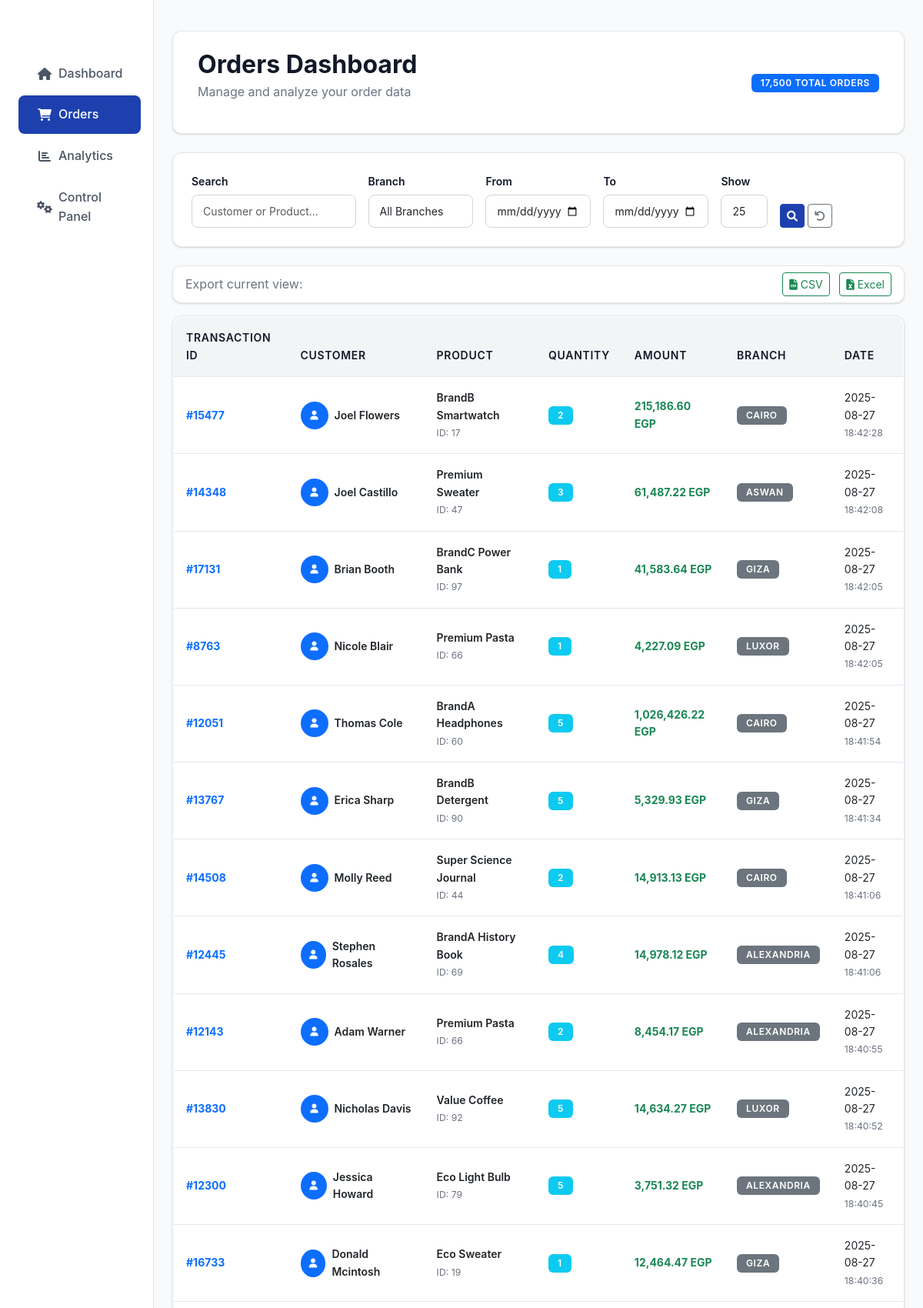
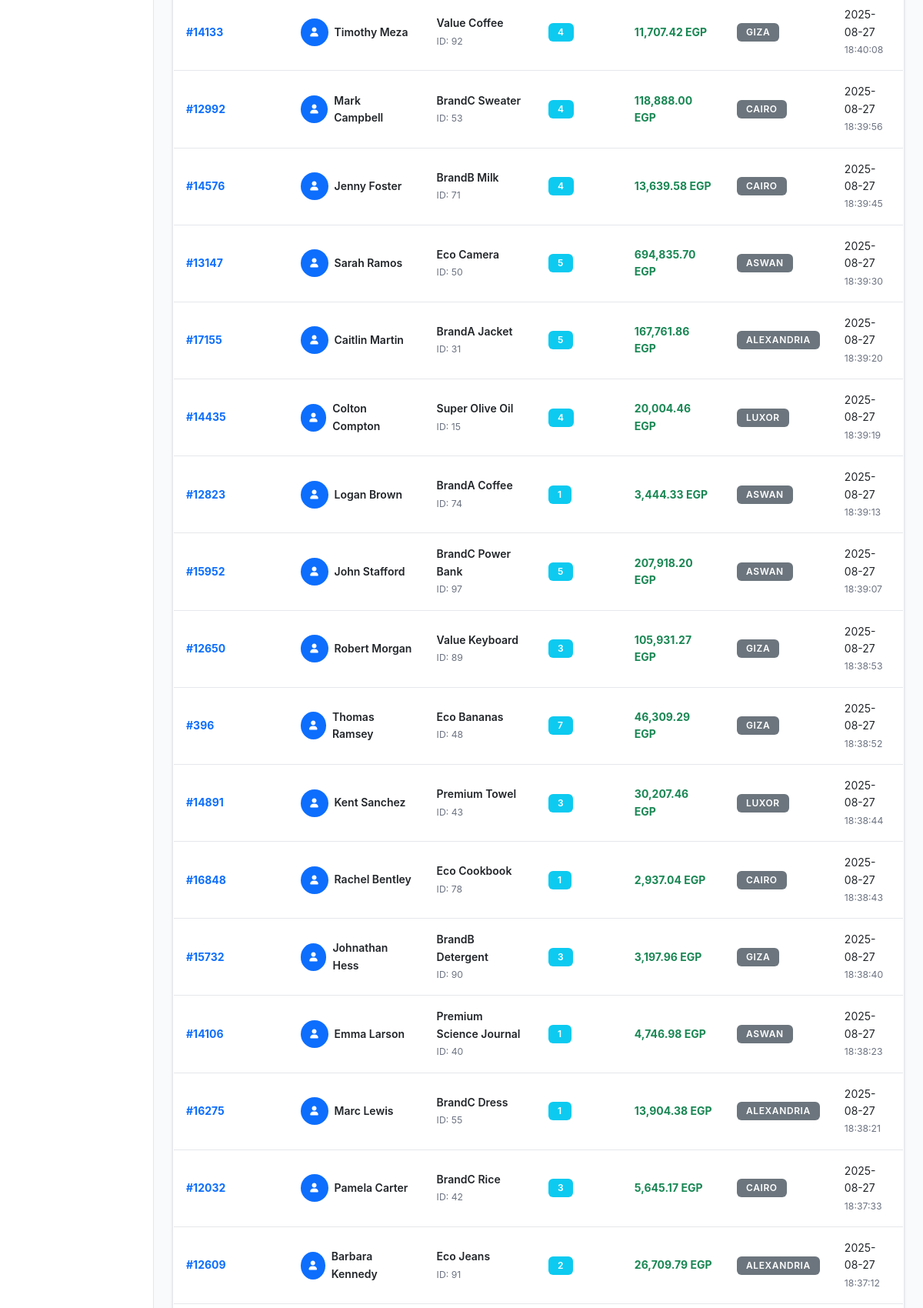
The page /orders?page=7&search=&branch=&date_from=&date_to=&per_page= (upper part) on the database its author committed (2 pictures, top to bottom).
### tables this page shows
CREATE TABLE orders (
        transaction_id INTEGER PRIMARY KEY,
        product_id INTEGER,
        quantity INTEGER,
        product_name TEXT,
        amount REAL,
        customer_full_name TEXT,
        transaction_date TEXT,
        branch TEXT,
        transaction_date_key INTEGER
    );

### app.py (the view)
@app.route('/orders')
def orders_dashboard():
    page = request.args.get('page', 1, type=int)
    per_page = request.args.get('per_page', 50, type=int)
    search = request.args.get('search', '', type=str)
    branch_filter = request.args.get('branch', '', type=str)
    date_from = request.args.get('date_from', '', type=str)
    date_to = request.args.get('date_to', '', type=str)
    try:
        conn = get_db_connection()
        query = 'SELECT * FROM orders WHERE 1=1'
        params = []
        if search:
            query += ' AND (customer_full_name LIKE ? OR product_name LIKE ?)'
            params.extend([f'%{search}%', f'%{search}%'])
        if branch_filter:
            query += ' AND branch = ?'
            params.append(branch_filter)
        if date_from:
            query += ' AND transaction_date >= ?'
            params.append(date_from)
        if date_to:
            query += ' AND transaction_date <= ?'
            params.append(date_to)
        count_query = query.replace('SELECT *', 'SELECT COUNT(*)')
        total_orders = conn.execute(count_query, params).fetchone()[0]
        query += ' ORDER BY transaction_date DESC LIMIT ? OFFSET ?'
        params.extend([per_page, (page - 1) * per_page])
        orders = conn.execute(query, params).fetchall()
        orders = [dict(order) for order in orders]
        branches = conn.execute('SELECT DISTINCT branch FROM orders ORDER BY branch').fetchall()
        branches = [row[0] for row in branches]
        conn.close()
        total_pages = (total_orders + per_page - 1) // per_page
        pagination = {
            'page': page,
            'per_page': per_page,
            'total': total_orders,
            'total_pages': total_pages,
            'has_prev': page > 1,
            'has_next': page < total_pages,
            'prev_num': page - 1 if page > 1 else None,
            'next_num': page + 1 if page < total_pages else None
        }
        return render_template('orders.html',
                             orders=orders,
                             pagination=pagination,
                             branches=branches,
                             filters={
                                 'search': search,
                                 'branch': branch_filter,
                                 'date_from': date_from,
                                 'date_to': date_to
                             })
    except Exception as e:
        print(f'Error loading orders: {str(e)}')
        pagination = {
            'page': page,
            'per_page': per_page,
            'total': 0,
            'total_pages': 0,
            'has_prev': page > 1,
            'has_next': False,
            'prev_num': page - 1 if page > 1 else None,
            'next_num': None
        }
        return render_template('orders.html',
                             orders=[],
                             pagination=pagination,
                             branches=[],
                             filters={
                                 'search': search,
                                 'branch': branch_filter,
                                 'date_from': date_from,
                                 'date_to': date_to
                             })

### app.py (called while the page is built)
def get_db_connection():
    conn = sqlite3.connect(DATABASE_URL)
    conn.row_factory = sqlite3.Row
    return conn

### templates/orders.html (shortened to what this page needs)
{% extends "base.html" %}
{% block content %}
<div class="page-header">
    <div class="d-flex justify-content-between align-items-center">
        <div>
            <h1 class="h2 mb-1">Orders Dashboard</h1>
            <p class="text-muted">Manage and analyze your order data</p>
        </div>
        <div>
            {% if pagination and pagination.total %}
                <span class="badge bg-primary">{{ "{:,}".format(pagination.total) }} Total Orders</span>
            {% endif %}
        </div>
    </div>
</div>
<div class="filter-card">
    <form method="GET" id="filterForm">
        <div class="row g-3 align-items-end">
            <div class="col-lg-3 col-md-4">
                <label for="search" class="form-label">Search</label>
                <input type="text" class="form-control form-control-sm" id="search" name="search"
                       placeholder="Customer or Product..." value="{{ filters.search or '' }}">
            </div>
            <div class="col-lg-2 col-md-3">
                <label for="branch" class="form-label">Branch</label>
                <select class="form-select form-select-sm" id="branch" name="branch">
                    <option value="">All Branches</option>
                </select>
            </div>
            <div class="col-lg-2 col-md-3">
                <label for="date_from" class="form-label">From</label>
                <input type="date" class="form-control form-control-sm" id="date_from" name="date_from"
                       value="{{ filters.date_from or '' }}" style="position: relative; z-index: 1;">
            </div>
            <div class="col-lg-2 col-md-3">
                <label for="date_to" class="form-label">To</label>
                <input type="date" class="form-control form-control-sm" id="date_to" name="date_to"
                       value="{{ filters.date_to or '' }}" style="position: relative; z-index: 1;">
            </div>
            <div class="col-lg-1 col-md-2">
                <label for="per_page" class="form-label">Show</label>
                <select class="form-select form-select-sm" id="per_page" name="per_page">
                    <option value="25" {{ 'selected' if request.args.get('per_page', '50') == '25' }}>25</option>
                </select>
            </div>
            <div class="col-lg-2 col-md-3">
                <div class="d-flex gap-1">
                    <button type="submit" class="btn btn-primary btn-sm">
                        <i class="fas fa-search"></i>
                    </button>
                    <a href="{{ url_for('orders_dashboard') }}" class="btn btn-outline-secondary btn-sm">
                        <i class="fas fa-undo"></i>
                    </a>
                </div>
            </div>
        </div>
    </form>
</div>
<div class="row mb-3">
    <div class="col-12">
        <div class="card">
            <div class="card-body py-2">
                <div class="d-flex justify-content-between align-items-center">
                    <span class="text-muted">Export current view:</span>
                    <div>
                        <a href="#" class="btn btn-sm btn-outline-success me-2" onclick="exportData('csv')">
                            <i class="fas fa-file-csv me-1"></i>CSV
                        </a>
                        <a href="#" class="btn btn-sm btn-outline-success" onclick="exportData('excel')">
                            <i class="fas fa-file-excel me-1"></i>Excel
                        </a>
                    </div>
                </div>
            </div>
        </div>
    </div>
</div>
<div class="card">
    <div class="card-body p-0">
        {% if orders %}
            <div class="table-responsive">
                <table class="table table-hover mb-0">
                    <thead>
                        <tr>
                            <th>Transaction ID</th>
                            <th>Customer</th>
                            <th>Product</th>
                            <th>Quantity</th>
                            <th>Amount</th>
                            <th>Branch</th>
                            <th>Date</th>
                        </tr>
                    </thead>
                    <tbody>
                        {% for order in orders %}
                            <tr>
                                <td>
                                    <strong class="text-primary">#{{ order.transaction_id }}</strong>
                                </td>
                                <td>
                                    <div class="d-flex align-items-center">
                                        <div class="avatar-sm bg-primary rounded-circle d-flex align-items-center justify-content-center me-2">
                                            <i class="fas fa-user text-white"></i>
                                        </div>
                                        <div>
                                            <div class="fw-semibold">{{ order.customer_full_name }}</div>
                                        </div>
                                    </div>
                                </td>
                                <td>
                                    <div>
                                        <div class="fw-semibold">{{ order.product_name }}</div>
                                        <small class="text-muted">ID: {{ order.product_id }}</small>
                                    </div>
                                </td>
                                <td>
                                    <span class="badge bg-info">{{ order.quantity }}</span>
                                </td>
                                <td>
                                    <strong class="text-success">{{ "{:,.2f}".format(order.amount) }} EGP</strong>
                                </td>
                                <td>
                                    <span class="badge bg-secondary">{{ order.branch }}</span>
                                </td>
                                <td>
                                    <div>
                                        <div>{{ order.transaction_date.split(' ')[0] if order.transaction_date else 'N/A' }}</div>
                                        <small class="text-muted">{{ order.transaction_date.split(' ')[1] if order.transaction_date and ' ' in order.transaction_date else '' }}</small>
                                    </div>
                                </td>
                            </tr>
                        {% endfor %}
                    </tbody>
                </table>
            </div>
        {% endif %}
    </div>
</div>
{% endblock %}

### templates/base.html (style rules this page uses)
:root { --primary-color: #1e40af; --primary-light: #3b82f6; --secondary-color: #059669; --accent-color: #7c3aed; --success-color: #10b981; --warning-color: #f59e0b; --danger-color: #ef4444; --info-color: #06b6d4; --gray-50: #f9fafb; --gray-100: #f3f4f6; --gray-200: #e5e7eb; --gray-300: #d1d5db; --gray-400: #9ca3af; --gray-500: #6b7280; --gray-600: #4b5563; --gray-700: #374151; --gray-800: #1f2937; --gray-900: #111827; }
body { font-family: 'Inter', 'Segoe UI', system-ui, -apple-system, sans-serif; background-color: var(--gray-50); color: var(--gray-900); line-height: 1.6; }
.card { border: 1px solid var(--gray-200); border-radius: 12px; box-shadow: 0 1px 3px rgba(0, 0, 0, 0.1), 0 1px 2px rgba(0, 0, 0, 0.06); transition: all 0.2s ease; background: white; }
.btn-primary { background-color: var(--primary-color); border-color: var(--primary-color); color: white; }
.page-header { background: white; padding: 1.5rem 2rem; border-radius: 12px; margin-bottom: 1.5rem; border: 1px solid var(--gray-200); box-shadow: 0 1px 3px rgba(0, 0, 0, 0.1), 0 1px 2px rgba(0, 0, 0, 0.06); }
.page-header h1 { color: var(--gray-900); font-weight: 700; margin-bottom: 0.5rem; }
.filter-card { background: white; padding: 1.5rem; border-radius: 12px; margin-bottom: 1.5rem; border: 1px solid var(--gray-200); box-shadow: 0 1px 3px rgba(0, 0, 0, 0.1), 0 1px 2px rgba(0, 0, 0, 0.06); }
.form-control, .form-select { border-radius: 8px; border: 1px solid var(--gray-300); padding: 0.625rem 0.875rem; transition: all 0.15s ease; background: white; font-size: 0.875rem; }
input[type="date"] { position: relative; z-index: 2; }
.form-control-sm, .form-select-sm { font-size: 0.875rem; }
.filter-card .form-label { font-weight: 600; margin-bottom: 0.375rem; font-size: 0.875rem; }
.badge { border-radius: 6px; padding: 0.375rem 0.75rem; font-weight: 600; font-size: 0.75rem; text-transform: uppercase; letter-spacing: 0.05em; }
.table { border-radius: 12px; overflow: hidden; border: 1px solid var(--gray-200); }
.table thead th { background-color: var(--gray-100); color: var(--gray-900); border-bottom: 1px solid var(--gray-200); padding: 1rem; font-weight: 600; font-size: 0.875rem; text-transform: uppercase; letter-spacing: 0.05em; }
.table tbody td { padding: 1rem; border-color: var(--gray-200); vertical-align: middle; font-size: 0.875rem; }
.avatar-sm { width: 36px; height: 36px; font-size: 0.75rem; border-radius: 50%; }
.text-muted { color: var(--gray-500) !important; }

### rows shown on the page
orders: transaction_id "17131", customer_full_name "Brian Booth", product_name "BrandC Power Bank", product_id "97", quantity "1", amount "41,583.64", branch "GIZA", transaction_date "2025-08-27", transaction_date "18:42:05", transaction_id "13767", customer_full_name "Erica Sharp", product_name "BrandB Detergent", product_id "90", quantity "5", amount "5,329.93", transaction_date "18:41:34", transaction_id "16733", customer_full_name "Donald Mcintosh", product_name "Eco Sweater", product_id "19", amount "12,464.47", transaction_date "18:40:36", transaction_id "14133", customer_full_name "Timothy Meza", product_name "Value Coffee", product_id "92", quantity "4", amount "11,707.42", transaction_date "18:40:08", transaction_id "12650", customer_full_name "Robert Morgan", product_name "Value Keyboard", product_id "89", quantity "3", amount "105,931.27", transaction_date "18:38:53", transaction_id "396", customer_full_name "Thomas Ramsey", product_name "Eco Bananas", product_id "48", quantity "7", amount "46,309.29", transaction_date "18:38:52", transaction_id "15732", customer_full_name "Johnathan Hess", amount "3,197.96", transaction_date "18:38:40"

### other values the page prints
{{ "{:,}".format(pagination.total) }} "17,500"
{{ order.transaction_id }} "15477" "14348" "8763" "12051" "14508" "12445" "12143" "13830" "12300" "12992" "14576" "13147" "17155" "14435" "12823" "15952" "14891" "16848" "14106" "16275" "12032" "12609"
{{ order.customer_full_name }} "Joel Flowers" "Joel Castillo" "Nicole Blair" "Thomas Cole" "Molly Reed" "Stephen Rosales" "Adam Warner" "Nicholas Davis" "Jessica Howard" "Mark Campbell" "Jenny Foster" "Sarah Ramos" "Caitlin Martin" "Colton Compton" "Logan Brown" "John Stafford" "Kent Sanchez" "Rachel Bentley" "Emma Larson" "Marc Lewis" "Pamela Carter" "Barbara Kennedy"
{{ order.product_name }} "BrandB Smartwatch" "Premium Sweater" "Premium Pasta" "BrandA Headphones" "Super Science Journal" "BrandA History Book" "Premium Pasta" "Value Coffee" "Eco Light Bulb" "BrandC Sweater" "BrandB Milk" "Eco Camera" "BrandA Jacket" "Super Olive Oil" "BrandA Coffee" "BrandC Power Bank" "Premium Towel" "Eco Cookbook" "Premium Science Journal" "BrandC Dress" "BrandC Rice" "Eco Jeans"
{{ order.product_id }} "17" "47" "66" "60" "44" "69" "66" "92" "79" "53" "71" "50" "31" "15" "74" "97" "43" "78" "40" "55" "42" "91"
{{ order.quantity }} "2" "3" "1" "5" "2" "4" "2" "5" "5" "4" "4" "5" "5" "4" "1" "5" "3" "1" "1" "1" "3" "2"
{{ "{:,.2f}".format(order.amount) }} "215,186.60" "61,487.22" "4,227.09" "1,026,426.22" "14,913.13" "14,978.12" "8,454.17" "14,634.27" "3,751.32" "118,888.00" "13,639.58" "694,835.70" "167,761.86" "20,004.46" "3,444.33" "207,918.20" "30,207.46" "2,937.04" "4,746.98" "13,904.38" "5,645.17" "26,709.79"
{{ order.branch }} "CAIRO" "ASWAN" "LUXOR" "CAIRO" "CAIRO" "ALEXANDRIA" "ALEXANDRIA" "LUXOR" "ALEXANDRIA" "CAIRO" "CAIRO" "ASWAN" "ALEXANDRIA" "LUXOR" "ASWAN" "ASWAN" "LUXOR" "CAIRO" "ASWAN" "ALEXANDRIA" "CAIRO" "ALEXANDRIA"
